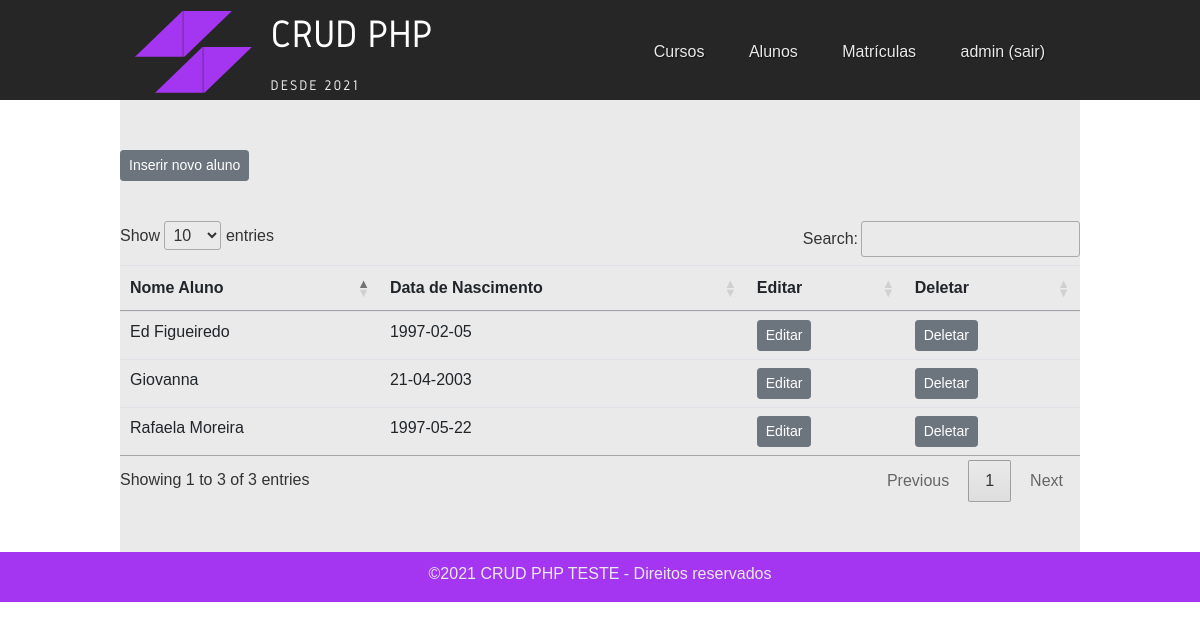
Page /index.php?pagina=alunos (signed in) on the committed database.
### tables this page shows
CREATE TABLE `alunos` (
  `id_aluno` int(11) NOT NULL,
  `nome_aluno` varchar(255) NOT NULL,
  `data_nascimento` varchar(255) DEFAULT NULL
);

### conecta.php (called while the page is built, shortened)
<?php
$servidor = "localhost";
$usuario = "root";
$senha = "";
$db = "aula_php";
$conexao = mysqli_connect($servidor, $usuario, $senha, $db);
$query = "SELECT * FROM ALUNOS";
$consulta_alunos = mysqli_query($conexao, $query);
?>

### alunos.php (the view, shortened to what this page needs)
<a class="btn btn-secondary btn-sm" href="?pagina=inserir_aluno">Inserir novo aluno</a>
<p>
</p>
<table class="table" id="alunos">
	<thead>
		<tr>
			<th>Nome Aluno</th>
			<th>Data de Nascimento</th>
			<th>Editar</th>
			<th>Deletar</th>
		</tr>
	</thead>
	<tbody>
	<?php
		include ('conecta.php');
		while($linha = mysqli_fetch_array($consulta_alunos)){
			echo '<tr><td>'.$linha['nome_aluno'].'</td>';
			echo '<td>'.$linha['data_nascimento'].'</td>';
		?>
			<td><a class="btn btn-secondary btn-sm" href="?pagina=inserir_aluno&editar=<?php echo $linha['id_aluno']; ?>">Editar</a></td>
			<td><a class="btn btn-secondary btn-sm" href="deleta_aluno.php?id_aluno=<?php echo $linha['id_aluno']; ?>">Deletar</a></td></tr>
		<?php
		}
		?>
	</tbody>
</table>

### estilo.css (style rules this page uses)
* { margin:0; padding:0; }
body { font-family: helvetica, arial; font-size:16px; color: #333; }

### rows in the picture
alunos: nome_aluno "Ed Figueiredo", data_nascimento "1997-02-05"
alunos: nome_aluno "Rafaela Moreira", data_nascimento "1997-05-22"
alunos: nome_aluno "Giovanna", data_nascimento "21-04-2003"

### other values in the picture
$_SESSION['usuario'] "admin"
